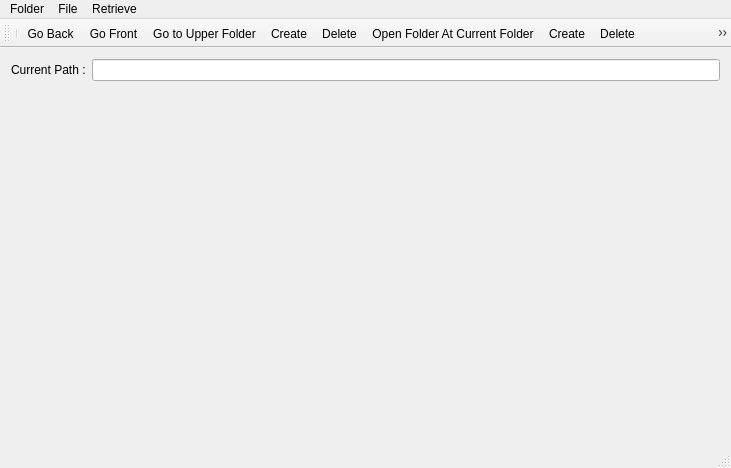
<?xml version="1.0" encoding="UTF-8"?>
<ui version="4.0">
 <class>project02Class</class>
 <widget class="QMainWindow" name="project02Class">
  <property name="geometry">
   <rect>
    <x>0</x>
    <y>0</y>
    <width>731</width>
    <height>468</height>
   </rect>
  </property>
  <property name="sizePolicy">
   <sizepolicy hsizetype="Preferred" vsizetype="Preferred">
    <horstretch>0</horstretch>
    <verstretch>0</verstretch>
   </sizepolicy>
  </property>
  <property name="windowTitle">
   <string>project02</string>
  </property>
  <widget class="QWidget" name="centralWidget">
   <layout class="QFormLayout" name="formLayout">
    <item row="0" column="0">
     <widget class="QLabel" name="label">
      <property name="text">
       <string>Current Path :</string>
      </property>
     </widget>
    </item>
    <item row="0" column="1">
     <widget class="QLineEdit" name="lineEdit"/>
    </item>
   </layout>
  </widget>
  <widget class="QMenuBar" name="menuBar">
   <property name="geometry">
    <rect>
     <x>0</x>
     <y>0</y>
     <width>731</width>
     <height>21</height>
    </rect>
   </property>
   <widget class="QMenu" name="menuFolder">
    <property name="title">
     <string>Folder</string>
    </property>
    <addaction name="actionCreate"/>
    <addaction name="actionDelete"/>
    <addaction name="actionRename"/>
    <addaction name="separator"/>
    <addaction name="actionCopy"/>
    <addaction name="actionCut"/>
    <addaction name="actionPaste"/>
    <addaction name="separator"/>
    <addaction name="actionOpen_Folder_at_current_folder"/>
    <addaction name="actionGo_to_upper_Folder"/>
    <addaction name="separator"/>
    <addaction name="actionGo_Back"/>
    <addaction name="actionShow_Back_History"/>
    <addaction name="actionGo_Front"/>
    <addaction name="actionShow_Front_History"/>
    <addaction name="separator"/>
    <addaction name="actionClear_History"/>
    <addaction name="separator"/>
    <addaction name="actionCurrent_Folder_Property"/>
   </widget>
   <widget class="QMenu" name="menuFile">
    <property name="title">
     <string>File</string>
    </property>
    <addaction name="actionCreate_2"/>
    <addaction name="actionDelete_2"/>
    <addaction name="actionRename_2"/>
    <addaction name="separator"/>
    <addaction name="actionCopy_2"/>
    <addaction name="actionCut_2"/>
    <addaction name="actionPaste_2"/>
    <addaction name="separator"/>
    <addaction name="actionOpen_File_At_Current_Folder"/>
    <addaction name="separator"/>
    <addaction name="actionShow_File_Property"/>
   </widget>
   <widget class="QMenu" name="menuFind">
    <property name="title">
     <string>Retrieve</string>
    </property>
    <widget class="QMenu" name="menuOf_all_Folder">
     <property name="title">
      <string>Of all Folder</string>
     </property>
     <addaction name="actionRetrieve_Folder_By_Name_2"/>
     <addaction name="actionRetrieve_File_By_Name_2"/>
     <addaction name="actionRetrieve_Folder_And_File_By_Name_2"/>
    </widget>
    <widget class="QMenu" name="menuOf_current_Folder">
     <property name="title">
      <string>Of current Folder</string>
     </property>
     <addaction name="actionRetrieve_Folder_By_Name_3"/>
     <addaction name="actionRetrieve_File_By_Name_3"/>
     <addaction name="actionRetrieve_Folder_And_File_By_Name_3"/>
    </widget>
    <addaction name="menuOf_all_Folder"/>
    <addaction name="menuOf_current_Folder"/>
   </widget>
   <addaction name="menuFolder"/>
   <addaction name="menuFile"/>
   <addaction name="menuFind"/>
  </widget>
  <widget class="QToolBar" name="mainToolBar">
   <attribute name="toolBarArea">
    <enum>TopToolBarArea</enum>
   </attribute>
   <attribute name="toolBarBreak">
    <bool>false</bool>
   </attribute>
   <addaction name="separator"/>
   <addaction name="actionGo_Back"/>
   <addaction name="actionGo_Front"/>
   <addaction name="actionGo_to_upper_Folder"/>
   <addaction name="actionCreate"/>
   <addaction name="actionDelete"/>
   <addaction name="actionOpen_Folder_at_current_folder"/>
   <addaction name="actionCreate_2"/>
   <addaction name="actionDelete_2"/>
   <addaction name="actionRetrieve_Folder_And_File_By_Name_3"/>
  </widget>
  <widget class="QStatusBar" name="statusBar"/>
  <action name="actionCreate">
   <property name="icon">
    <iconset resource="project02.qrc">
     <normaloff>:/project02/Resources/add.png</normaloff>:/project02/Resources/add.png</iconset>
   </property>
   <property name="text">
    <string>Create</string>
   </property>
  </action>
  <action name="actionDelete">
   <property name="icon">
    <iconset resource="project02.qrc">
     <normaloff>:/project02/Resources/delete folder.png</normaloff>:/project02/Resources/delete folder.png</iconset>
   </property>
   <property name="text">
    <string>Delete</string>
   </property>
  </action>
  <action name="actionCreate_2">
   <property name="icon">
    <iconset resource="project02.qrc">
     <normaloff>:/project02/Resources/add-file.png</normaloff>:/project02/Resources/add-file.png</iconset>
   </property>
   <property name="text">
    <string>Create</string>
   </property>
  </action>
  <action name="actionDelete_2">
   <property name="icon">
    <iconset resource="project02.qrc">
     <normaloff>:/project02/Resources/deleted.png</normaloff>:/project02/Resources/deleted.png</iconset>
   </property>
   <property name="text">
    <string>Delete</string>
   </property>
  </action>
  <action name="actionGo_to_upper_Folder">
   <property name="icon">
    <iconset resource="project02.qrc">
     <normaloff>:/project02/Resources/up-arrow.png</normaloff>:/project02/Resources/up-arrow.png</iconset>
   </property>
   <property name="text">
    <string>Go to Upper Folder</string>
   </property>
  </action>
  <action name="actionRename">
   <property name="text">
    <string>Rename</string>
   </property>
  </action>
  <action name="actionOpen_Folder_at_current_folder">
   <property name="icon">
    <iconset resource="project02.qrc">
     <normaloff>:/project02/Resources/folder.png</normaloff>:/project02/Resources/folder.png</iconset>
   </property>
   <property name="text">
    <string>Open Folder At Current Folder</string>
   </property>
  </action>
  <action name="actionGo_Back">
   <property name="icon">
    <iconset resource="project02.qrc">
     <normaloff>:/project02/Resources/left-arrow.png</normaloff>:/project02/Resources/left-arrow.png</iconset>
   </property>
   <property name="text">
    <string>Go Back</string>
   </property>
  </action>
  <action name="actionGo_Front">
   <property name="icon">
    <iconset resource="project02.qrc">
     <normaloff>:/project02/Resources/right-arrow.png</normaloff>:/project02/Resources/right-arrow.png</iconset>
   </property>
   <property name="text">
    <string>Go Front</string>
   </property>
  </action>
  <action name="actionShow_Back_History">
   <property name="icon">
    <iconset resource="project02.qrc">
     <normaloff>:/project02/Resources/double-left-chevron.png</normaloff>:/project02/Resources/double-left-chevron.png</iconset>
   </property>
   <property name="text">
    <string>Show Back History</string>
   </property>
  </action>
  <action name="actionShow_Front_History">
   <property name="icon">
    <iconset resource="project02.qrc">
     <normaloff>:/project02/Resources/double-angle-pointing-to-right.png</normaloff>:/project02/Resources/double-angle-pointing-to-right.png</iconset>
   </property>
   <property name="text">
    <string>Show Front History</string>
   </property>
  </action>
  <action name="actionCurrent_Folder_Property">
   <property name="text">
    <string>Current Folder Property</string>
   </property>
  </action>
  <action name="actionClear_History">
   <property name="icon">
    <iconset resource="project02.qrc">
     <normaloff>:/project02/Resources/eraser.png</normaloff>:/project02/Resources/eraser.png</iconset>
   </property>
   <property name="text">
    <string>Clear History</string>
   </property>
  </action>
  <action name="actionRead_File_At_Current_Folder">
   <property name="text">
    <string>Read File At Current Folder</string>
   </property>
  </action>
  <action name="actionRename_2">
   <property name="text">
    <string>Rename</string>
   </property>
  </action>
  <action name="actionShow_File_Property">
   <property name="text">
    <string>Show File Property</string>
   </property>
  </action>
  <action name="actionOpen_File_At_Current_Folder">
   <property name="text">
    <string>Open File At Current Folder</string>
   </property>
  </action>
  <action name="actionRetrieve_Folder_By_Name">
   <property name="text">
    <string>Retrieve Folder By Name</string>
   </property>
  </action>
  <action name="actionRetrieve_File_By_Name">
   <property name="text">
    <string>Retrieve File By Name</string>
   </property>
  </action>
  <action name="actionRetrieve_Folder_And_File_By_Name">
   <property name="text">
    <string>Retrieve Folder And File By Name</string>
   </property>
  </action>
  <action name="actionRetrieve_Folder_By_Name_2">
   <property name="text">
    <string>Retrieve Folder By Name</string>
   </property>
  </action>
  <action name="actionRetrieve_File_By_Name_2">
   <property name="text">
    <string>Retrieve File By Name</string>
   </property>
  </action>
  <action name="actionRetrieve_Folder_And_File_By_Name_2">
   <property name="text">
    <string>Retrieve Folder And File By Name</string>
   </property>
  </action>
  <action name="actionRetrieve_Folder_And_File_By_Name_3">
   <property name="icon">
    <iconset resource="project02.qrc">
     <normaloff>:/project02/Resources/find.png</normaloff>:/project02/Resources/find.png</iconset>
   </property>
   <property name="text">
    <string>Retrieve Folder And File By Name</string>
   </property>
  </action>
  <action name="actionRetrieve_Folder_By_Name_3">
   <property name="text">
    <string>Retrieve Folder By Name</string>
   </property>
  </action>
  <action name="actionRetrieve_File_By_Name_3">
   <property name="text">
    <string>Retrieve File By Name</string>
   </property>
  </action>
  <action name="actionCopy">
   <property name="text">
    <string>Copy</string>
   </property>
  </action>
  <action name="actionCut">
   <property name="text">
    <string>Cut</string>
   </property>
  </action>
  <action name="actionPaste">
   <property name="text">
    <string>Paste</string>
   </property>
  </action>
  <action name="actionCopy_2">
   <property name="text">
    <string>Copy</string>
   </property>
  </action>
  <action name="actionCut_2">
   <property name="text">
    <string>Cut</string>
   </property>
  </action>
  <action name="actionPaste_2">
   <property name="text">
    <string>Paste</string>
   </property>
  </action>
 </widget>
 <layoutdefault spacing="6" margin="11"/>
 <resources>
  <include location="project02.qrc"/>
 </resources>
 <connections/>
</ui>
